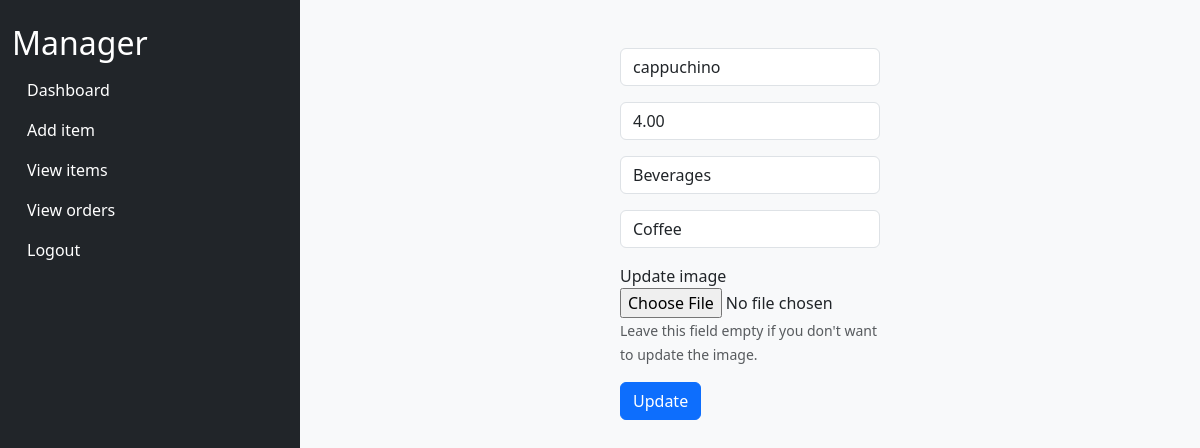
Page /edit_item/4/ (signed in) on the committed database.
### restaurant/models.py (models this page shows)
class Item(models.Model):
    name = models.CharField(max_length=100)
    price = models.DecimalField(max_digits=6, decimal_places=2)
    category = models.CharField(max_length=100)
    subcategory = models.CharField(max_length=100)
    image = models.ImageField(upload_to='item_images/', blank=True, null=True)

### restaurant/views.py (the view, shortened to what this page needs)
# urls.py: path('edit_item/<int:item_id>/', views.edit_item, name='edit_item'),
@staff_member_required
def edit_item(request, item_id):
    item = get_object_or_404(Item, pk=item_id)
    return render(request, 'manager/edit_item.html', {'item': item})

### templates/manager/edit_item.html (shortened to what this page needs)
{% extends 'manager/dashboard.html' %}
{% block content %}
        <div class="container mt-4">
            <div class="row justify-content-center">
                <div class="col-md-4">
                    <form method="post" enctype="multipart/form-data">
                        <div class="form-group mb-3">
                            <input type="text" class="form-control" id="inputName" value="{{ item.name }}" name="name" required>
                        </div>
                        <div class="form-group mb-3">
                            <input type="number" step="0.01" class="form-control" id="inputPrice" value="{{ item.price }}" name="price" required>
                        </div>
                        <div class="form-group mb-3">
                            <input type="text" class="form-control" value="{{ item.category }}" id="inputCategory" name="category" required>
                        </div>
                        <div class="form-group mb-3">
                            <input type="text" class="form-control" value="{{ item.subcategory }}" id="inputSubcategory" name="subcategory" required>
                        </div>
                        <div class="form-group mb-3">
                            <label for="inputImage">Update image</label><br>
                            <input type="file" class="form-control-file" id="inputImage" name="image" accept="image/*">
                            <small class="form-text text-muted">Leave this field empty if you don't want to update the image.</small>
                        </div>
                        <button type="submit" class="btn btn-primary">Update</button>
                    </form>
                </div>
            </div>
        </div>
{% endblock %}

### rows in the picture
Item: name "cappuchino", price "4.00", category "Beverages", subcategory "Coffee"
